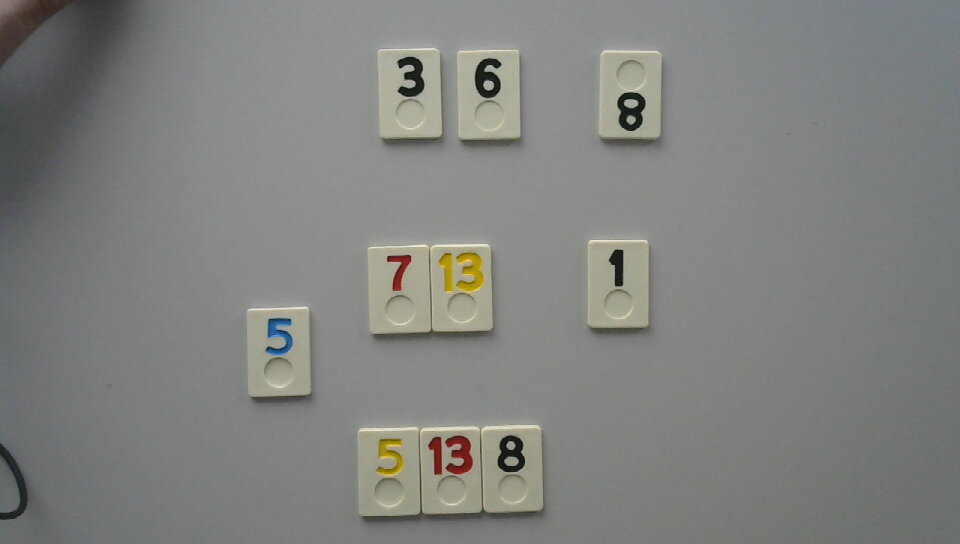
#> input picture 58125349-find-rectangular-shaped-tiles/1.jpg, 960 x 544 px
$ python save_rectangle_tiles.py
#> lines starting #> are read from the running program, lines starting #| are printed output that depends on the picture; after the words box and inside, x2 and y2 are one past the last pixel; in counts of white or black regions, pixels touching at a corner belong together
import cv2

image = cv2.imread('1.jpg')
#> image is the input picture: shape (544, 960, 3); mean B, G, R 126.6, 130.1, 128.4
gray = cv2.cvtColor(image, cv2.COLOR_BGR2GRAY)
blur = cv2.GaussianBlur(gray, (3,3), 0)
thresh = cv2.adaptiveThreshold(blur,255,cv2.ADAPTIVE_THRESH_GAUSSIAN_C, cv2.THRESH_BINARY_INV,9,3)
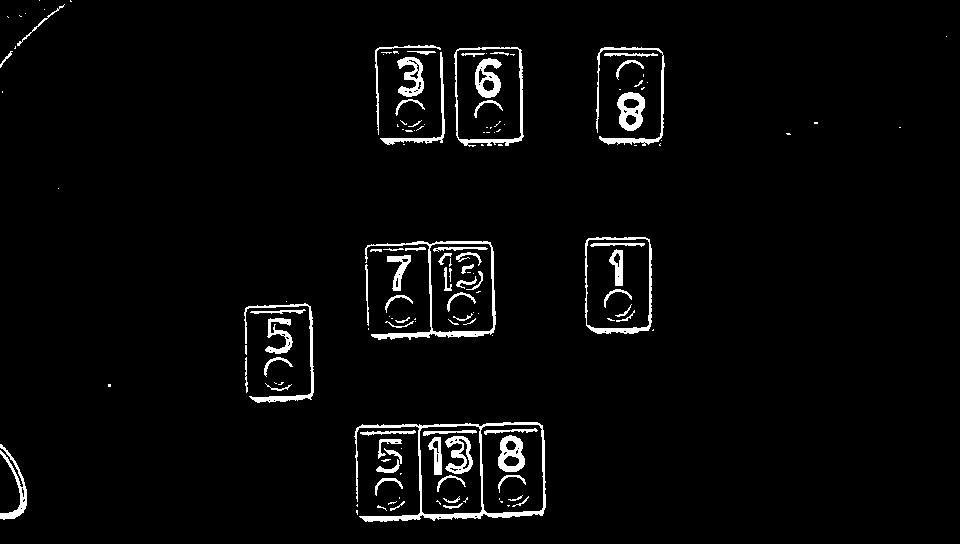
#> thresh: shape (544, 960); 3.2% white; 145 white regions (76 under 20 px), largest, box (x1, y1, x2, y2) and area: (354, 422, 546, 522) 2164, (365, 241, 496, 340) 1367, (454, 47, 524, 147) 860
kernel = cv2.getStructuringElement(cv2.MORPH_RECT, (5,5))
dilate = cv2.dilate(thresh, kernel, iterations=1)
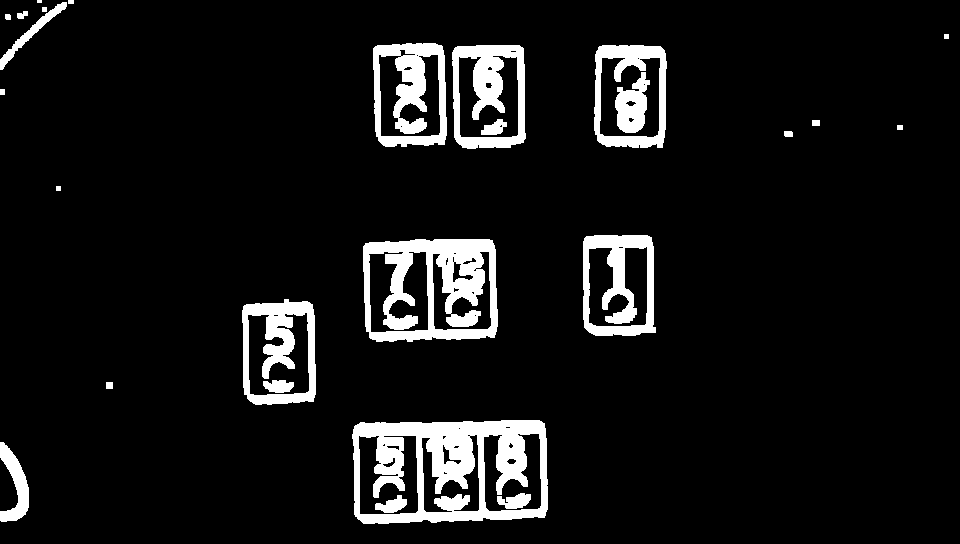
#> dilate: shape (544, 960); 8.3% white; 26 white regions (1 under 20 px)

cnts = cv2.findContours(dilate, cv2.RETR_EXTERNAL, cv2.CHAIN_APPROX_SIMPLE)
#> cnts = 21 contours, 5 with area under 20; largest, box (x1, y1, x2, y2) and area: (352, 420, 548, 524) 18895, (363, 239, 498, 342) 12902, (452, 45, 526, 149) 7074, (242, 299, 316, 405) 7060, (373, 43, 447, 147) 7030
cnts = cnts[0] if len(cnts) == 2 else cnts[1]

ROI_number = 0
for c in cnts:
    area = cv2.contourArea(c)
    peri = cv2.arcLength(c, True)
    approx = cv2.approxPolyDP(c, 0.05 * peri, True)
    if len(approx) == 4 and area > 1000:
        x,y,w,h = cv2.boundingRect(approx)
        ROI = image[y:y+h, x:x+w]
        cv2.imwrite('ROI_{}.png'.format(ROI_number), ROI)
        ROI_number += 1
#> this loop made 21 passes
#> (area, peri, approx, x, y, w, h) on passes 2, 4, 5, 6, 12, 13, 14: (18895, 592.5, [[544, 423], [360, 422], [354, 514], [544, 517]], 354, 422, 191, 96), (7060.5, 345.5, [[309, 302], [243, 306], [253, 403], [313, 401]], 243, 302, 71, 102), (12902.5, 471.3, [[365, 243], [370, 338], [494, 337], [492, 240]], 365, 240, 130, 99), (6851.5, 337, [[586, 236], [584, 327], [655, 332], [651, 237]], 584, 236, 72, 97), (6939, 350.7, [[599, 46], [597, 140], [662, 147], [664, 50]], 597, 46, 68, 102), (7074, 344.1, [[455, 47], [456, 141], [523, 142], [523, 48]], 455, 47, 69, 96), (7030.5, 350.8, [[375, 46], [378, 140], [444, 144], [442, 46]], 375, 46, 70, 99)
#> (area, peri, approx) on passes 3, 8, 9, 10, 11, 16: (36, 24, [[106, 382], [106, 388], [112, 388], [112, 382]]), (39, 24.83, [[784, 131], [785, 136], [792, 136], [791, 131]]), (20, 18, [[897, 125], [897, 129], [902, 129], [902, 125]]), (35, 24, [[812, 120], [812, 125], [819, 125], [819, 120]]), (20, 18, [[0, 89], [0, 94], [4, 94], [4, 89]]), (24, 18.83, [[5, 14], [5, 18], [10, 19], [10, 15]])
#> pass 2, `ROI = image[y:y+h, x:x+w]`:
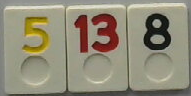
#> ROI: shape (96, 191, 3); mean B, G, R 119.8, 139.7, 145.1
#> after the loop, ROI_number = 7

cv2.imshow('thresh', thresh)
cv2.imshow('dilate', dilate)
cv2.waitKey()
